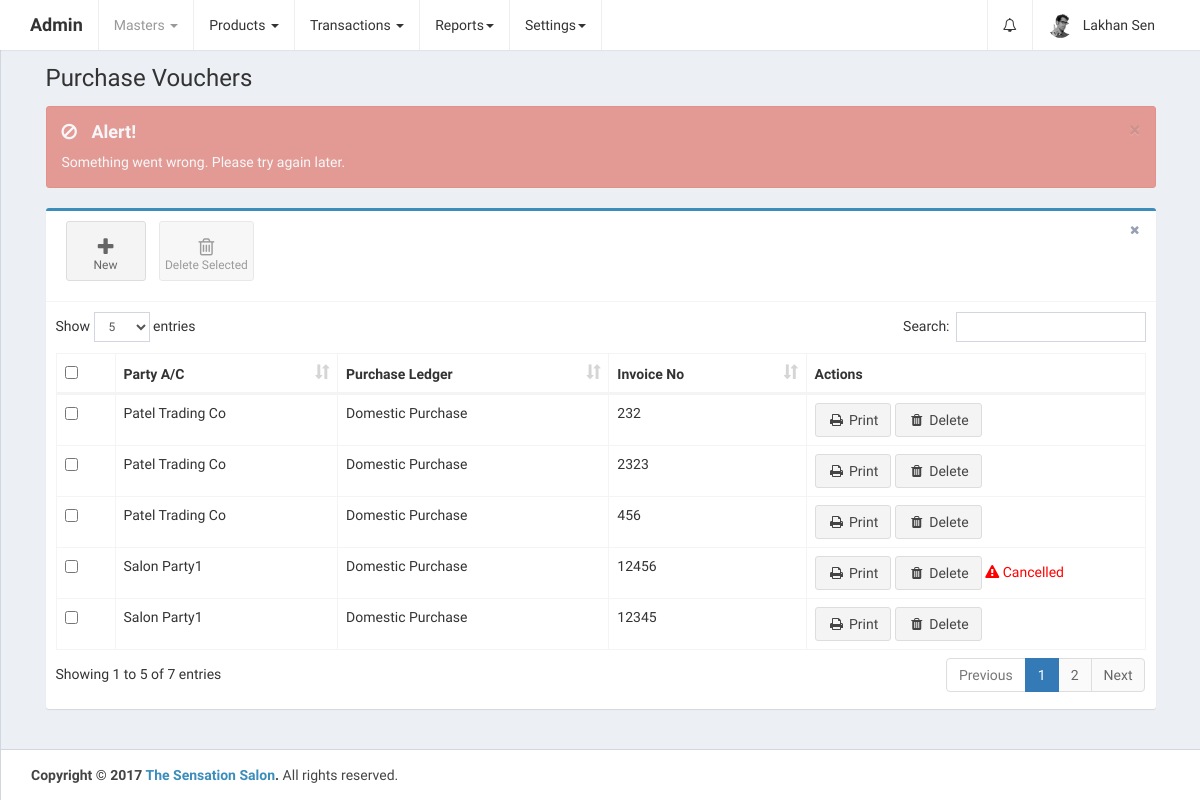
The page /home.php?controller=purchase&action=getbills (signed in) on the database its author committed.
### tables this page shows
CREATE TABLE `purchase_vouchers` (
  `id` int(11) UNSIGNED NOT NULL,
  `date` date DEFAULT NULL,
  `purchase_ledger_id` int(11) DEFAULT NULL,
  `invoice_no` varchar(255) DEFAULT NULL,
  `invoice_date` date DEFAULT NULL,
  `purchase_type_id` int(11) DEFAULT NULL,
  `party_id` int(11) DEFAULT NULL,
  `products_data` longtext COMMENT 'product_id, target_account_id, product_name, hsn_code, mrp, qty, final_updated_qty, price, discount_percentage, discount_rs, cgst_percentage, cgst_rs, sgst_percentage, sgst_rs, igst_percentage, igst_rs, total_amount',
  `total_qty` int(11) DEFAULT NULL,
  `total_rate_per_unit` double DEFAULT NULL,
  `total_discount_percentage` double DEFAULT NULL,
  `total_discount_rs` double DEFAULT NULL,
  `total_cgst_percentage` double DEFAULT NULL,
  `total_cgst_rs` double DEFAULT NULL,
  `total_sgst_percentage` double DEFAULT NULL,
  `total_sgst_rs` double DEFAULT NULL,
  `total_igst_percentage` double DEFAULT NULL,
  `total_igst_rs` double DEFAULT NULL,
  `total_bill_amount` double DEFAULT NULL,
  `is_deleted` tinyint(1) NOT NULL DEFAULT '0',
  `created_at` datetime NOT NULL DEFAULT CURRENT_TIMESTAMP,
  `updated_at` datetime NOT NULL DEFAULT CURRENT_TIMESTAMP ON UPDATE CURRENT_TIMESTAMP
);

### controllers/PurchaseController.php (called while the page is built, shortened)
<?php
class PurchaseController {
    public $purchaseobj;
    public $accountgroupobj;
    public function __construct() {
        require_once 'models/Purchase.php';
        $this->purchaseobj = new Purchase();
        require_once 'models/AccountGroup.php';
        $this->accountgroupobj = new AccountGroup();
    }
    public function getbills() {
        $purchase_vouchers = array();
        $purchase_vouchers_res = $this->purchaseobj->getPurchaseVouchers();
        if ($purchase_vouchers_res->num_rows > 0) {
            while ($purchase_voucher = $purchase_vouchers_res->fetch_assoc()) {
                $purchase_ledger_res = $this->accountgroupobj->getAccountGroup($purchase_voucher['purchase_ledger_id']);
                if ($purchase_ledger_res->num_rows > 0) {
                    while ($purchase_ledger = mysqli_fetch_assoc($purchase_ledger_res)) {
                        $purchase_voucher['purchase_ledger_name'] = ucwords($purchase_ledger['name']);
                    }
                }
                $party_res = $this->accountgroupobj->getAccountGroup($purchase_voucher['party_id']);
                if ($party_res->num_rows > 0) {
                    while ($party = mysqli_fetch_assoc($party_res)) {
                        $purchase_voucher['party_ac_name'] = ucwords($party['name']);
                    }
                }
                $purchase_vouchers[] = $purchase_voucher;
            }
        }
        require_once APP_DIR . '/views/layout.php';
    }
}
?>

### home.php (called while the page is built, shortened)
<?php
require_once 'config/database.php';
require_once 'config/routes.php';
?>

### models/Purchase.php (called while the page is built, shortened)
<?php
class Purchase {
    public $conn;
    public function __construct() {
        $db = new Database();
        $this->conn = $db->connect();
    }
    public function getPurchaseVouchers() {
        $purchase_vouchers = $this->conn->query('SELECT * FROM purchase_vouchers ORDER BY id DESC');
        return $purchase_vouchers;
    }
}
?>

### config/Database.php (called while the page is built)
<?php
class Database {
    public function connect() {
        $conn = new mysqli('localhost', 'root', '', 'thesensationbeautycentre');
        if ($conn->connect_error) {
            die("Connection failed: " . $conn->connect_error);
        } else {
            return $conn;
        }
    }
}
?>

### models/AccountGroup.php (called while the page is built, shortened)
<?php
class AccountGroup {
    public $conn;
    public function __construct() {
        $db = new Database();
        $this->conn = $db->connect();
    }
    public function getAccountGroup($id) {
        $account_group = $this->conn->query('SELECT * FROM account_groups WHERE id=' . $id);
        return $account_group;
    }
}
?>

### views/purchase_bills.php (the view, shortened to what this page needs)
<link rel="stylesheet" href="public/plugins/datatables/dataTables.bootstrap.css">
<div class="alert alert-dismissible" style="display: none;">
    <button type="button" class="close" data-dismiss="alert" aria-hidden="true">&times;</button>
    <h4></h4><p></p>
</div>
<div class="row">
    <div class="col-xs-12">
        <div class="box box-primary">
            <div class="box-header with-border">
                <a class="btn btn-app" href="?controller=purchase&action=add">
                    <i class="fa fa-plus"></i> New
                </a>
                <button class="btn btn-app" id="delete_selected">
                    <i class="fa fa-trash-o"></i> Delete Selected
                </button>
                <div class="box-tools pull-right">
                    <button type="button" class="btn btn-box-tool" data-widget="remove"><i class="fa fa-times"></i></button>
                </div>
            </div>
            <div class="box-body">
                <div class="table-responsive">
                    <table id="purchase_vouchers_table" class="table table-bordered table-hover" role="grid" aria-describedby="purchase_vouchers_table_info">
                        <thead>
                            <tr>
                                <th data-orderable="false" width="20px">
                                    <input type="checkbox" class="select-all">
                                </th>
                                <th>Party A/C</th>
                                <th>Purchase Ledger</th>
                                <th>Invoice No</th>
                                <th data-orderable="false" width="300px">Actions</th>
                            </tr>
                        </thead>
                        <?php
                        if (isset($purchase_vouchers)) {
                            ?>
                            <tbody>
                                <?php
                                foreach ($purchase_vouchers as $purchase_voucher) {
                                    ?>
                                    <tr id="tr_<?php echo $purchase_voucher['id']; ?>">
                                        <td><input type="checkbox" name="select_purchase_vouchers[]" data-id="<?php echo $purchase_voucher['id']; ?>"></td>
                                        <td><?php echo $purchase_voucher['party_ac_name']; ?></td>
                                        <td><?php echo $purchase_voucher['purchase_ledger_name']; ?></td>
                                        <td><?php echo $purchase_voucher['invoice_no']; ?></td>
                                        <td>
                                            <a href="?controller=purchase&action=printBill&id=<?php echo $purchase_voucher['id']; ?>" class="btn btn-default" target="_blank"><i class="fa fa-fw fa-print"></i> Print</a>
                                            <a href="" class="delete btn btn-default" data-id="<?php echo $purchase_voucher['id']; ?>"><i class="fa fa-fw fa-trash"></i> Delete</a>
                                            <span id="span_<?php echo $purchase_voucher['id']; ?>">
                                                <?php
                                                if ($purchase_voucher['is_deleted'] == '1') {
                                                    ?>
                                                    <font color="red"><i class="fa fa-exclamation-triangle"></i> Cancelled</font>
                                                    <?php
                                                }
                                                ?>
                                            </span>
                                        </td>
                                    </tr>
                                    <?php
                                }
                                ?>
                            </tbody>
                            <?php
                        }
                        ?>
                    </table>
                </div>
            </div>
        </div>
    </div>
</div>

### views/purchase_bills.php (style rules this page uses)
.table-responsive { overflow-x: initial; }

### rows shown on the page
purchase_vouchers: party_ac_name "Patel Trading Co", purchase_ledger_name "Domestic Purchase", invoice_no "232"
purchase_vouchers: party_ac_name "Patel Trading Co", purchase_ledger_name "Domestic Purchase", invoice_no "2323"
purchase_vouchers: party_ac_name "Patel Trading Co", purchase_ledger_name "Domestic Purchase", invoice_no "456"
purchase_vouchers: party_ac_name "Salon Party1", purchase_ledger_name "Domestic Purchase", invoice_no "12456", is_deleted 1 (drawn)
purchase_vouchers: party_ac_name "Salon Party1", purchase_ledger_name "Domestic Purchase", invoice_no "12345"

### other values the page prints
$_SESSION['admin'] "Lakhan Sen"
$page_header "Purchase Vouchers"
